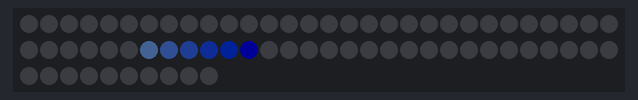
A sketch run on a simulated Arduino Uno, built with avr-gcc and run on an emulated ATmega328P. Parts: 70 RGB LEDs in strip order, left to right, continuing on the next row. Dim RGB values are drawn brighter than linear; colours are those a GRB WS2812 strip shows for the declared byte order; random numbers use the default seed unless the sketch sets one.

Above: at 1.45 s.
At 7.8 s:
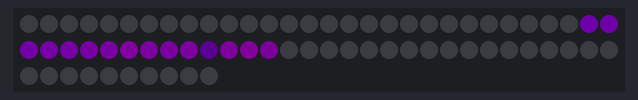
At 11.12 s:
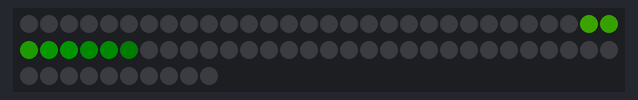
At 20.51 s:
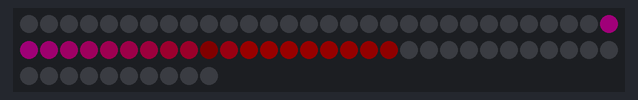
At 30.49 s:
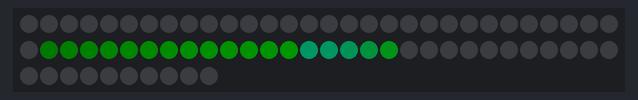
At 39.56 s:
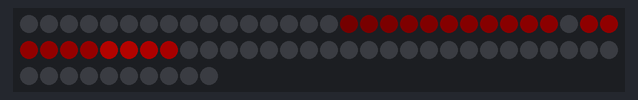

The sketch:

NoiseMover.ino
```cpp
/* inoise8_mover
 *
 * By: Andrew Tuline
 *
 * Date: February, 2017
 *
 * We've used sine waves and counting to move pixels around a strand. In this case, I'm using Perlin Noise to move a pixel up and down the strand.
 *
 * The advantage here is that it provides random natural movement without requiring lots of fancy math by joe programmer.
 *
 */


#include "FastLED.h"

#if FASTLED_VERSION < 3001000
#error "Requires FastLED 3.1 or later; check github for latest code."
#endif

// Fixed definitions cannot change on the fly.
#define LED_DT 8                                             // Data pin to connect to the strip.
#define LED_CK 11                                             // Clock pin for WS2801 or APA102.
#define COLOR_ORDER BGR                                       // It's GRB for WS2812 and BGR for APA102.
#define LED_TYPE WS2812B                                       // Using APA102, WS2812, WS2801. Don't forget to modify LEDS.addLeds to suit.
#define NUM_LEDS 70                                           // Number of LED's.


// Global variables can be changed on the fly.
uint8_t max_bright = 128;                                      // Overall brightness definition. It can be changed on the fly.

struct CRGB leds[NUM_LEDS];

CRGBPalette16 currentPalette=LavaColors_p;
CRGBPalette16 targetPalette=OceanColors_p;
TBlendType    currentBlending;                                // NOBLEND or LINEARBLEND

static int16_t dist;                                          // A moving location for our noise generator.
uint16_t xscale = 30;                                         // Wouldn't recommend changing this on the fly, or the animation will be really blocky.
uint16_t yscale = 30;                                         // Wouldn't recommend changing this on the fly, or the animation will be really blocky.

uint8_t maxChanges = 24;                                      // Value for blending between palettes.


void setup() {

  Serial.begin(115200);                                        // Initialize serial port for debugging.
  delay(1000);                                                // Soft startup to ease the flow of electrons.

  LEDS.addLeds<LED_TYPE,LED_DT,COLOR_ORDER>(leds,NUM_LEDS);
//  LEDS.addLeds<LED_TYPE,LED_DT,LED_CK, COLOR_ORDER>(leds,NUM_LEDS);

  FastLED.setBrightness(max_bright);
  FastLED.setMaxPowerInVoltsAndMilliamps(5, 500);               // FastLED Power management set at 5V, 500mA.

  dist = random16(12345);                                     // A semi-random number for our noise generator

} // setup()


void loop() {

  EVERY_N_MILLISECONDS(10) {
    nblendPaletteTowardPalette(currentPalette, targetPalette, maxChanges);   // AWESOME palette blending capability.

    inoise8_mover();                                          // Update the LED array with noise at the new location
    fadeToBlackBy(leds, NUM_LEDS, 4);
  }

  EVERY_N_SECONDS(5) {                                        // Change the target palette to a random one every 5 seconds.
    targetPalette = CRGBPalette16(CHSV(random8(), 255, random8(128,255)), CHSV(random8(), 255, random8(128,255)), CHSV(random8(), 192, random8(128,255)), CHSV(random8(), 255, random8(128,255)));
  }

  FastLED.show();

} // loop()


void inoise8_mover() {

  uint8_t locn = inoise8(xscale, dist+yscale) % 255;          // Get a new pixel location from moving noise.
  uint8_t pixlen = map(locn,0,255,0,NUM_LEDS);                // Map that to the length of the strand.
  leds[pixlen] = ColorFromPalette(currentPalette, pixlen, 255, LINEARBLEND);   // Use that value for both the location as well as the palette index colour for the pixel.

  dist += beatsin8(10,1,4);                                                // Moving along the distance (that random number we started out with). Vary it a bit with a sine wave.

} // inoise8_mover()
```
